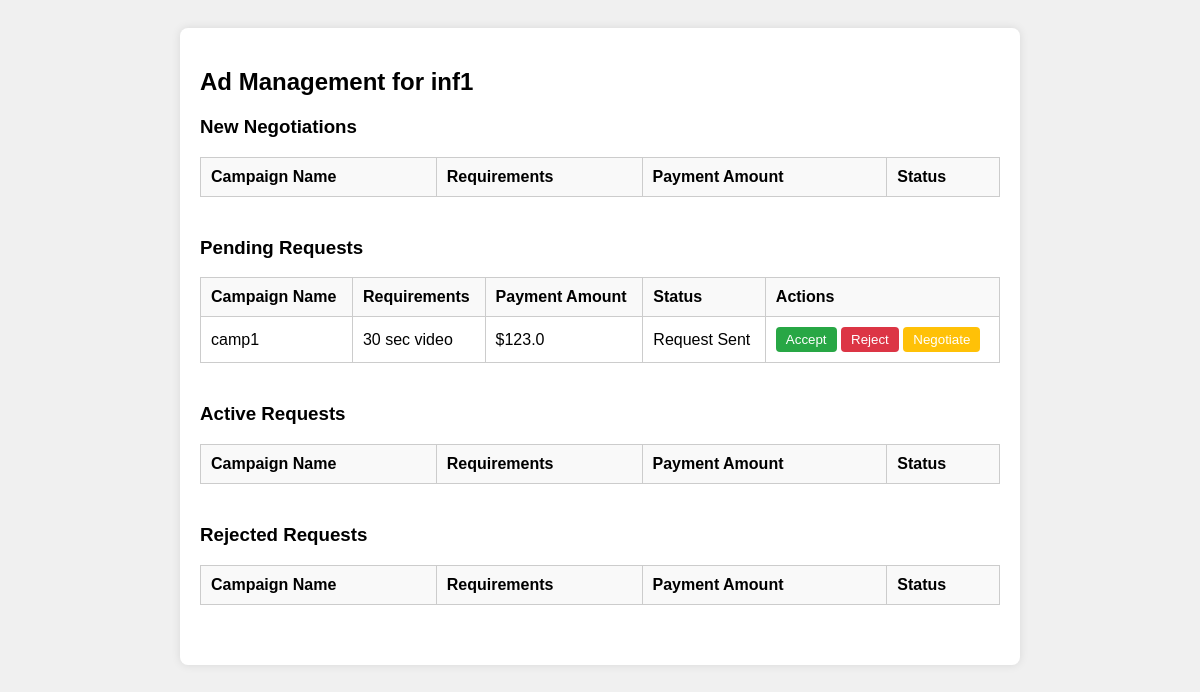
The app's page /ad_management (signed in), older data.
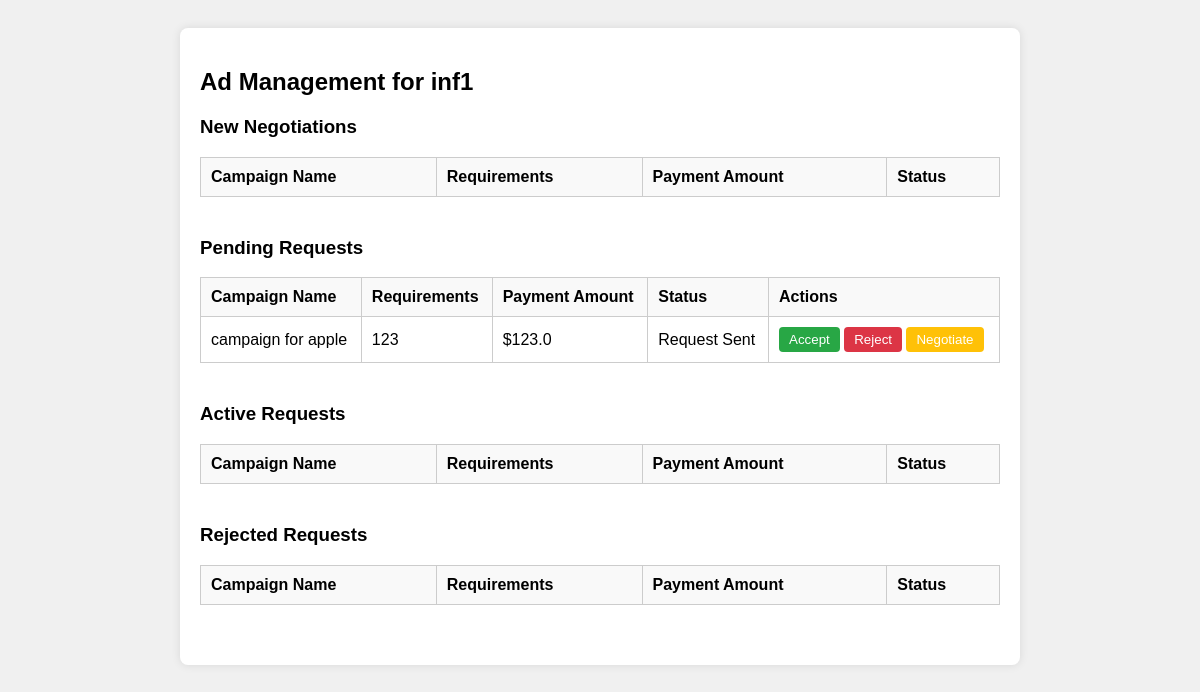
The same page, newer data.
### applications/models.py (models this page shows)
class adrequest(db.Model):
    id = db.Column(db.Integer, primary_key=True)
    campaign_id = db.Column(db.Integer, db.ForeignKey('campaign.id'), nullable=False)
    influencer_id = db.Column(db.Integer, db.ForeignKey('influencer.id'), nullable=False)
    requirements = db.Column(db.String(500), nullable=False)
    payment_amount = db.Column(db.Float, nullable=False)
    status = db.Column(db.String(50), nullable=False, default='Request Sent')

class campaign(db.Model):
    id = db.Column(db.Integer, primary_key=True)
    name = db.Column(db.String(100), nullable=False)
    status = db.Column(db.String(50), nullable=False,default="active")
    category = db.Column(db.String(50), nullable=False)
    budget = db.Column(db.Integer, nullable=False)
    sponsor_id = db.Column(db.Integer, db.ForeignKey('sponsor.id'), nullable=False)
    start_date = db.Column(db.Date, nullable=False)
    end_date = db.Column(db.Date, nullable=True)
    ad_requests = db.relationship('adrequest', backref='campaign', lazy=True)

### applications/routes.py (the view)
@app.route('/ad_management')
def ad_management():
    influencer_id = session.get('user_id')
    if not influencer_id:
        return redirect(url_for('login'))
    inf = influencer.query.get(influencer_id)
    if inf is None:
        return redirect(url_for('login'))
    ad_requests = adrequest.query.filter_by(influencer_id=influencer_id).all()
    new_negotiations = [req for req in ad_requests if req.status == 'Request Negotiated']
    pending_requests = [req for req in ad_requests if req.status == 'Request Sent']
    active_requests = [req for req in ad_requests if req.status == 'Request Accepted']
    rejected_requests = [req for req in ad_requests if req.status == 'Request Rejected']
    return render_template('ad_management.html', influencer=inf, new_negotiations=new_negotiations, pending_requests=pending_requests, active_requests=active_requests, rejected_requests=rejected_requests)

### templates/ad_management.html (shortened to what this page needs)
<!DOCTYPE html>
<html lang="en">
<head>
</head>
<body>
    <div class="container">
        <h2>Ad Management for {{ influencer.username }}</h2>
        <div class="section">
            <h3>New Negotiations</h3>
            <table>
                <thead>
                    <tr>
                        <th>Campaign Name</th>
                        <th>Requirements</th>
                        <th>Payment Amount</th>
                        <th>Status</th>
                    </tr>
                </thead>
            </table>
        </div>
        <div class="section">
            <h3>Pending Requests</h3>
            <table>
                <thead>
                    <tr>
                        <th>Campaign Name</th>
                        <th>Requirements</th>
                        <th>Payment Amount</th>
                        <th>Status</th>
                        <th>Actions</th>
                    </tr>
                </thead>
                <tbody>
                    {% for ad_request in pending_requests %}
                        <tr>
                            <td>{{ ad_request.campaign.name }}</td>
                            <td>{{ ad_request.requirements }}</td>
                            <td>${{ ad_request.payment_amount }}</td>
                            <td>{{ ad_request.status }}</td>
                            <td>
                                <form method="POST" action="{{ url_for('accept_ad_request', ad_request_id=ad_request.id) }}" style="display:inline;">
                                    <button type="submit" class="btn btn-accept">Accept</button>
                                </form>
                                <form method="POST" action="{{ url_for('reject_ad_request', ad_request_id=ad_request.id) }}" style="display:inline;">
                                    <button type="submit" class="btn btn-reject">Reject</button>
                                </form>
                                <button class="btn btn-negotiate">Negotiate</button>
                            </td>
                        </tr>
                    {% endfor %}
                </tbody>
            </table>
        </div>
        <div class="section">
            <h3>Active Requests</h3>
            <table>
                <thead>
                    <tr>
                        <th>Campaign Name</th>
                        <th>Requirements</th>
                        <th>Payment Amount</th>
                        <th>Status</th>
                    </tr>
                </thead>
            </table>
        </div>
        <div class="section">
            <h3>Rejected Requests</h3>
            <table>
                <thead>
                    <tr>
                        <th>Campaign Name</th>
                        <th>Requirements</th>
                        <th>Payment Amount</th>
                        <th>Status</th>
                    </tr>
                </thead>
            </table>
        </div>
    </div>
</body>
</html>

Row changes from the older to the newer data that the page shows:
removed adrequest: campaign.name "camp1", requirements "30 sec video", payment_amount "123.0", status "Request Sent"
added adrequest: campaign.name "campaign for apple", requirements "123", payment_amount "123.0", status "Request Sent"
